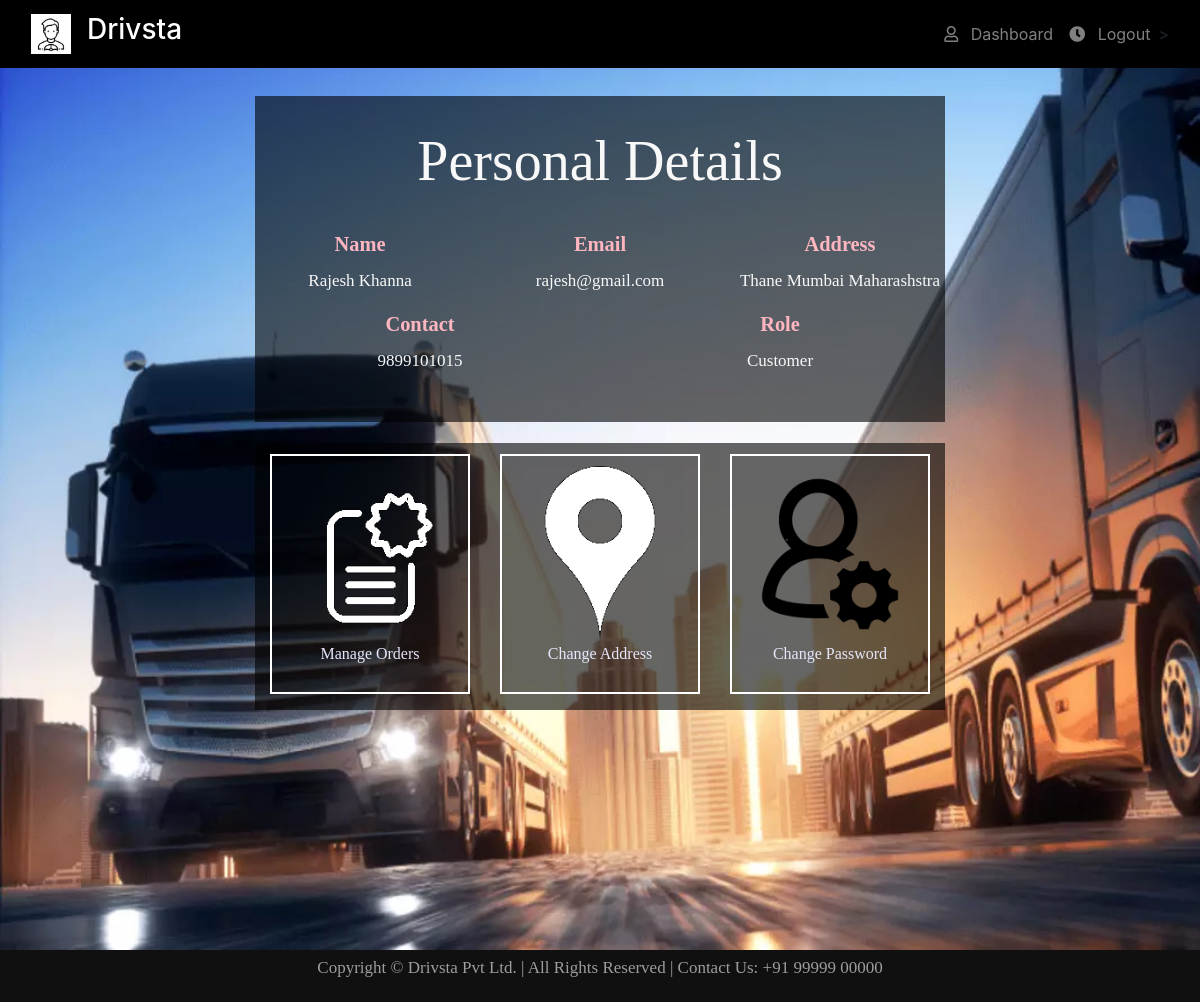
The page /userDashboard (signed in) on the database its author committed.
### website/models.py (models this page shows)
class Customer(db.Model,UserMixin):
    id = db.Column(db.Integer, primary_key=True)
    email = db.Column(db.String(150),unique=True)
    password = db.Column(db.String(150))
    name = db.Column(db.String(150))
    address = db.Column(db.String(1000))
    contact = db.Column(db.BigInteger)
    order = db.relationship('Order')
    role_id = db.Column(db.Integer(), db.ForeignKey('role.id', ondelete='CASCADE'))

### website/views.py (the view)
@views.route('/userDashboard')
def userDashboard():
    if g.user:
        cust = Customer.query.filter_by(email=session['email']).first()
        if cust:
            return render_template('userDashboard.html',customer=cust)
        elif session['role'] == 1:
            flash("You are an admin, not a customer!",category='error')
            return redirect(url_for('views.adminDashboard'))
        else:
            flash("You are a driver, not a customer!",category='error')
            return redirect(url_for('views.driverDashboard'))
    else:
        flash("Please login first as a customer",category='error')
        return redirect(url_for('auth.login'))

### website/__init__.py (called while the page is built)
def create_app():
    app = Flask(__name__)
    app.config['SECRET_KEY'] = 'sbfdsbfa secrret key hai sadhsa'
    app.config['SQLALCHEMY_DATABASE_URI'] = f'sqlite:///{DB_NAME}'
    db.init_app(app)
    from .views import views
    from .auth import auth
    app.register_blueprint(views, url_prefix='/')
    app.register_blueprint(auth, url_prefix='/')
    from .models import Customer, Order, Admin, Driver, Truck, Checkpoint,Role
    create_database(app)
    @app.before_request
    def before_request():
        g.user = None
        if 'user' in session:
            g.user = session['user']
    return app

### website/templates/userDashboard.html (shortened to what this page needs)
{% extends 'base.html' %}
{% block content %}
<div class="background2">
<div class="container">
<div class="container-fluid">
    <div id="first-row">
        <br>
        <br>
        <br>
        <br>
        <div id="banner-content-mid" class="mx-auto d-block" style="font-size: calc(5px + 1vw);">
            <h4 class="display-4" id="headings">Personal Details</h4><br>
            <div class="row">
            <div class="col-sm">
                <label for="Name" id="headings" class="headings">Name</label>
                <p class="text-center" id="headings" >{{session['name']}}</p>
            </div>
            <div class="col-sm">
                <label for="Email" id="headings" class="headings">Email</label>
                <p class="text-center" id="headings">{{session['email']}}</p>
            </div>
            <div class="col-sm">
                <label for="Address" id="headings" class="headings">Address</label>
                <p class="text-center" id="headings">{{customer.address}}</p>
            </div>
            </div>
            <div class="row">
                <div class="col-sm">
                    <label for="Contact" id="headings" class="headings">Contact</label>
                    <p class="text-center" id="headings" >{{customer.contact}}</p>
                </div>
                <div class="col-sm">
                    <label for="Role" id="headings" class="headings">Role</label>
                    <p class="text-center" id="headings">Customer</p>
                </div>
                </div>
        </div>
    </div>
</div>
<div class="container-fluid" id="banner-content-bottom" style="width: auto;">
    <div class="row">
        <div class="col-md-4">
            <a class="hover" style="text-decoration: none; " href="/userOrder">
            <div class="box-white">
                <img class="img-fluid" src="static/images/ordermanager.png">
                <p class="text-center" id="headings" style="font-size: calc(4px + 1vw);">Manage Orders</p>
            </div>
            </a>
        </div>
        <div class="col-md-4">
            <a class="hover" style="text-decoration: none; " href="/changeAddress">
            <div class="box-white">
                <img src="static/images/loc.png">
                <p class="text-center" id="headings" style="font-size: calc(4px + 1vw);">Change Address</p>
            </div>
            </a>
        </div>
        <div class="col-md-4">
            <a class="hover" style="text-decoration: none; " href="/changePass">
            <div class="box-white">
                <img src="static/images/setting.png">
                <p class="text-center" id="headings" style="font-size: calc(4px + 1vw);">Change Password</p>
            </div>
            </a>
        </div>
    </div>
</div>
<br>
<br>
<br>
</div>
</div>
</div>
{% endblock %}
{% block footer %}
    {% include 'footer.html' %}
{% endblock %}

### website/static/style.css (style rules this page uses)
body { height:100%; width: 100%; margin: 0; }
#banner-content-mid { position: relative; padding-top: 3%; padding-bottom: 3%; margin-bottom: 2%; background-color:rgba(0,0,0,0.6); max-width: 690px; }
#banner-content-bottom { position: relative; padding-top: 1%; padding-bottom: 1%; margin-bottom: 0%; background-color:rgba(0,0,0,0.6); max-width: 690px; }
.box-white { padding: 10px; margin: 0%; font-size: calc(3px + 1vw); margin-bottom: 5px; display: flex; flex-direction: column; border: 2px solid white; }
#headings { font-family: 'Comic Sans MS'; }
.hover { color: lavender; }
.headings { font-size: larger; font-weight: bolder; color: lightpink; }
.background2 { background: url('./images/trucklog2.jpg');padding: 0; text-align: center; color: #f8f8f8;background-size: cover; background-size: cover; min-height: 950px; background-repeat: no-repeat; }

### rows shown on the page
Customer: name "Rajesh Khanna", email "rajesh@gmail.com", address "Thane Mumbai Maharashstra", contact "9899101015"
